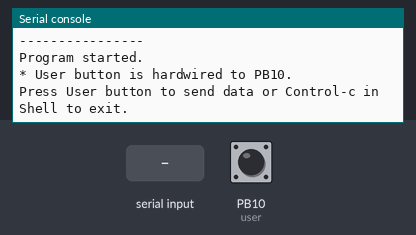
Bench run of a program on a simulated pyboard running MicroPython. Shown: the last lines printed to the serial console. The test bench sets the inputs (shaded band); at power-on: PB10 (user) HIGH.

Above: at 1.2 s.
1.3 s: PB10 (user) pulled LOW for 0.25 s
At 3.1 s:
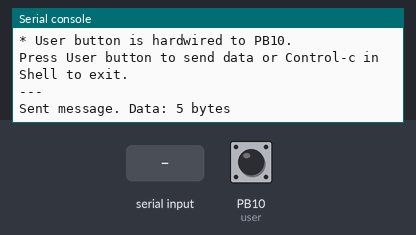
3.4 s: "1" received over the second serial link
At 4.5 s:
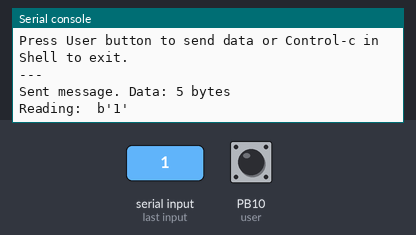
5.0 s: "0" received over the second serial link
At 5.8 s:
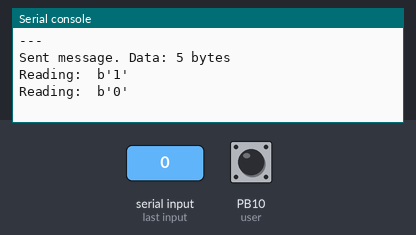

The program:

machine_uart_loopback_test0.py
```python
# (licence header left out)
from pyb import Pin, LED, UART
import time

### PIN Definitions ##############
USER_BUTTON_PIN = 'PB10'

UART_PORT_NUM = 1
UART_SPEED = 38400      #use this for the classice Bluetooth device
#UART_SPEED = 9600      #use this for DT-27 (BLE5.1) device
UART_PORT = 'UART1'
UART_TX = 'PA9'
UART_RX = 'PA10'

### Setup #########################
user = Pin( USER_BUTTON_PIN, Pin.IN, Pin.PULL_UP )

uart = UART( UART_PORT_NUM, UART_SPEED )
uart.init( UART_SPEED, bits=8, parity=None, stop=1, timeout=50 )

### Loop ##########################
done = False
try:
    print("----------------")
    print("Program started.")
    print("* User button is hardwired to {}.".format(USER_BUTTON_PIN))
    prompt = "Press User button to send data or Control-c in Shell to exit."
    print(prompt)
    while not done:

        user_btn = user.value()

        if uart.any() > 0:
            buf = uart.read(1)
            print("Reading: ",buf)

        if user_btn == 0:
            time.sleep(0.5)
            print("---")
            cnt = uart.write("hello")
            print("Sent message. Data: %d bytes" % cnt)

        time.sleep(0.2)
except KeyboardInterrupt:
    done = True
    print('Interrupted by Control-c.')
finally:
    uart.deinit()
    Pin(UART_TX, mode=Pin.IN )
    Pin(UART_RX, mode=Pin.IN )
    print('Finished.')
```

Measured:
- after the input at 1.3 s, the serial console: prints a new line after 0.60 s (image 1)
- after the input at 3.4 s, the serial console: prints a new line after 0.10 s (image 2)
- after the input at 5.0 s, the serial console: prints a new line after 0.10 s (image 3)
